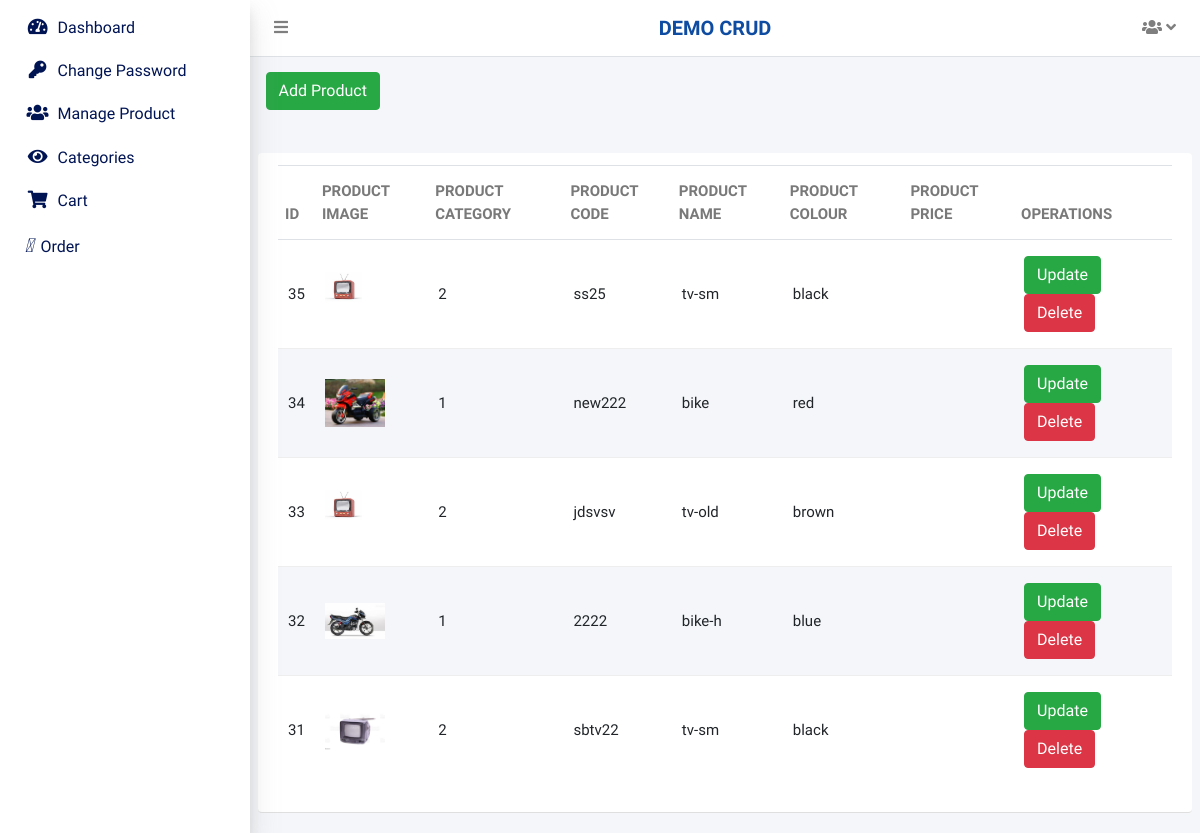
The app's page /admin/manage-product.php (signed in), older data.
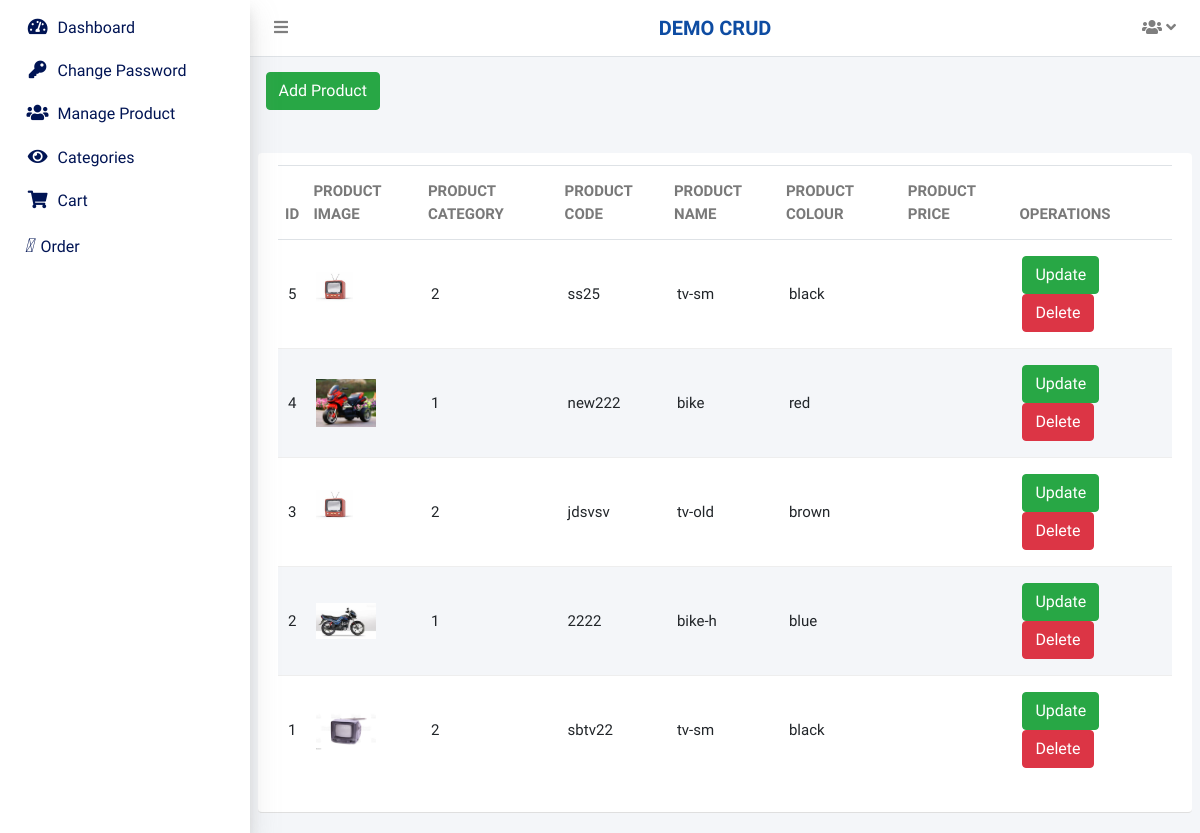
The same page, newer data.
### tables this page shows
CREATE TABLE `tbl_product` (
  `id` int(11) NOT NULL,
  `product_image` varchar(255) NOT NULL,
  `product_category` varchar(255) NOT NULL,
  `product_code` varchar(255) NOT NULL,
  `product_name` varchar(255) NOT NULL,
  `product_colour` varchar(255) NOT NULL,
  `created_at` datetime NOT NULL DEFAULT current_timestamp()
);

### include/DbConfig.php (called while the page is built, shortened)
<?php
class DbConfig
{
    private $_host = 'localhost';
    private $_username = 'root';
    private $_password = '';
    private $_database = 'projects';
    protected $connection;
    public function __construct()
    {
        if (!isset($this->connection)) {
            $this->connection = new mysqli($this->_host, $this->_username, $this->_password, $this->_database);
        }
        return $this->connection;
    }
}
?>

### include/Crud.php (called while the page is built, shortened)
<?php
include_once 'DbConfig.php';
class Crud extends DbConfig
{
    public function getData($query)
    {
        $result = $this->connection->query($query);
        $rows = array();
        while ($row = $result->fetch_assoc()) {
            $rows[] = $row;
        }
        return $rows;
    }
}
?>

### admin/manage-product.php (the view, shortened to what this page needs)
<?php require("admin-header.php");
include_once 'DbConfig.php';
?>
<div class="content-wrapper">
    <section class="content-header">
        <div class="container-fluid">
            <div class="row mb-2">
                <div class="col-sm-6">
                    <div class="heds-new">
                        <a href = add-product.php class="btn btn-success">Add Product</a>
                    </div>
                </div>
            </div>
        </div>
    </section>
    <section class="content nw-list">
        <div class="row d-flex align-items-stretch">
            <div class="col-lg-12">
                <div class="card-body listing-list">
                    <div class="table-tabs w-100 float-left">
                        <?php
				    	$where = '   ';
						?>
                        <table class="table style-1 tbl-listings">
                            <thead>
                                <tr role="row">
                                    <th>Id</th>
									<th>Product Image</th>
									<th>Product Category</th>
                                    <th>Product Code</th>
                                    <th>Product Name</th>
                                    <th>Product colour</th>
									<th>Product price</th>
                                    <th>Operations</th>
                                </tr>
                            </thead>
                            <tbody>
                                <?php
								$rowsperpage = PAGINATION;
								if (isset($_GET['currentpage']) && is_numeric($_GET['currentpage'])) {
									$currentpage = (int) $_GET['currentpage'];
								} else {
									$currentpage = 1;
								}
								$offset = ($currentpage - 1) * $rowsperpage;
								$sql = "SELECT * FROM " . TABLE_PREFIX . "product where 1=1 $where order by id desc LIMIT " . $offset . ", " . $rowsperpage . "";
								$result = $crud->getData($sql);
								foreach ($result as $obj) {
								?>
                                <tr>
								    <td>
									<?php echo $obj['id'];  ?>
                                    </td>
									<td>
									<img src=<?php echo $obj['product_image']?>>
									</td>
									<td>
									<?php echo $obj['product_category'];  ?>
									</td>
                                    <td>
									<?php echo $obj['product_code'];  ?>
                                    </td>
                                    <td>
									<?php echo $obj['product_name'];  ?>
                                    </td>
                                    <td>
									<?php echo $obj['product_colour'];  ?>
                                    </td>
                                     <td>
                                    </td>
									<td>
									 <a href ="update-product.php?id=<?php echo $obj[id]; ?>" class="btn btn-success mr-3">Update
									 <a href ="delete-product.php?id=<?php echo $obj[id]; ?>" class="btn btn-danger">Delete
									</td>
                                </tr>
                                <?php }
								?>
                            </tbody>
                        </table>
                    </div>
                </div>
            </div>
        </div>
    </section>
    <?php
	require("admin-footer.php");
	?>

Row changes from the older to the newer data that the page shows:
removed tbl_product: id "35", product_image (picture), product_category "2", product_code "ss25", product_name "tv-sm", product_colour "black"
removed tbl_product: id "34", product_image (picture), product_category "1", product_code "new222", product_name "bike", product_colour "red"
removed tbl_product: id "33", product_image (picture), product_category "2", product_code "jdsvsv", product_name "tv-old", product_colour "brown"
removed tbl_product: id "32", product_image (picture), product_category "1", product_code "2222", product_name "bike-h", product_colour "blue"
removed tbl_product: id "31", product_image (picture), product_category "2", product_code "sbtv22", product_name "tv-sm", product_colour "black"
added tbl_product: id "5", product_image (picture), product_category "2", product_code "ss25", product_name "tv-sm", product_colour "black"
added tbl_product: id "4", product_image (picture), product_category "1", product_code "new222", product_name "bike", product_colour "red"
added tbl_product: id "3", product_image (picture), product_category "2", product_code "jdsvsv", product_name "tv-old", product_colour "brown"
added tbl_product: id "2", product_image (picture), product_category "1", product_code "2222", product_name "bike-h", product_colour "blue"
added tbl_product: id "1", product_image (picture), product_category "2", product_code "sbtv22", product_name "tv-sm", product_colour "black"
